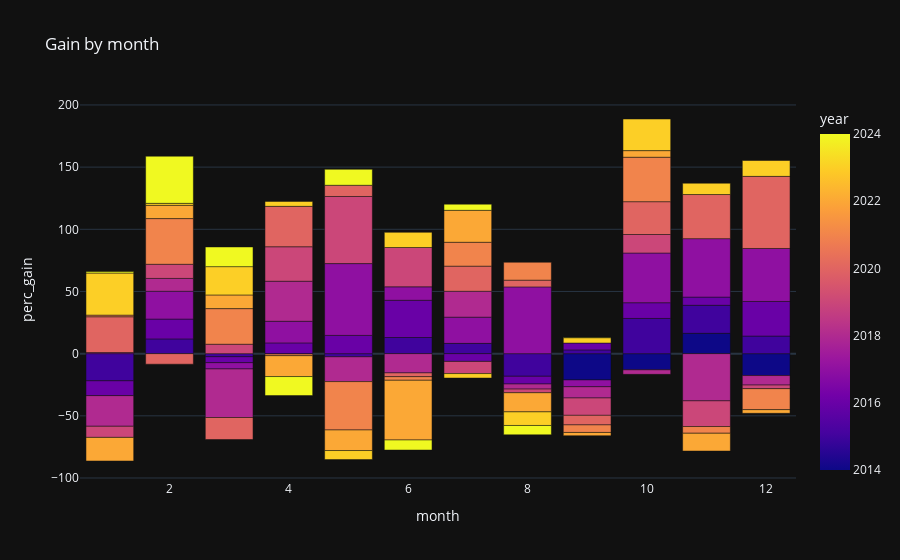

Here is the notebook cell this chart was saved with:
### Code cell
gain_by_month = ohlc_df.groupby(['year', 'month'], as_index=False)['perc_gain'].sum()
display(gain_by_month)

fig = px.bar(gain_by_month, x='month', y='perc_gain', title='Gain by month', color='year')
fig
